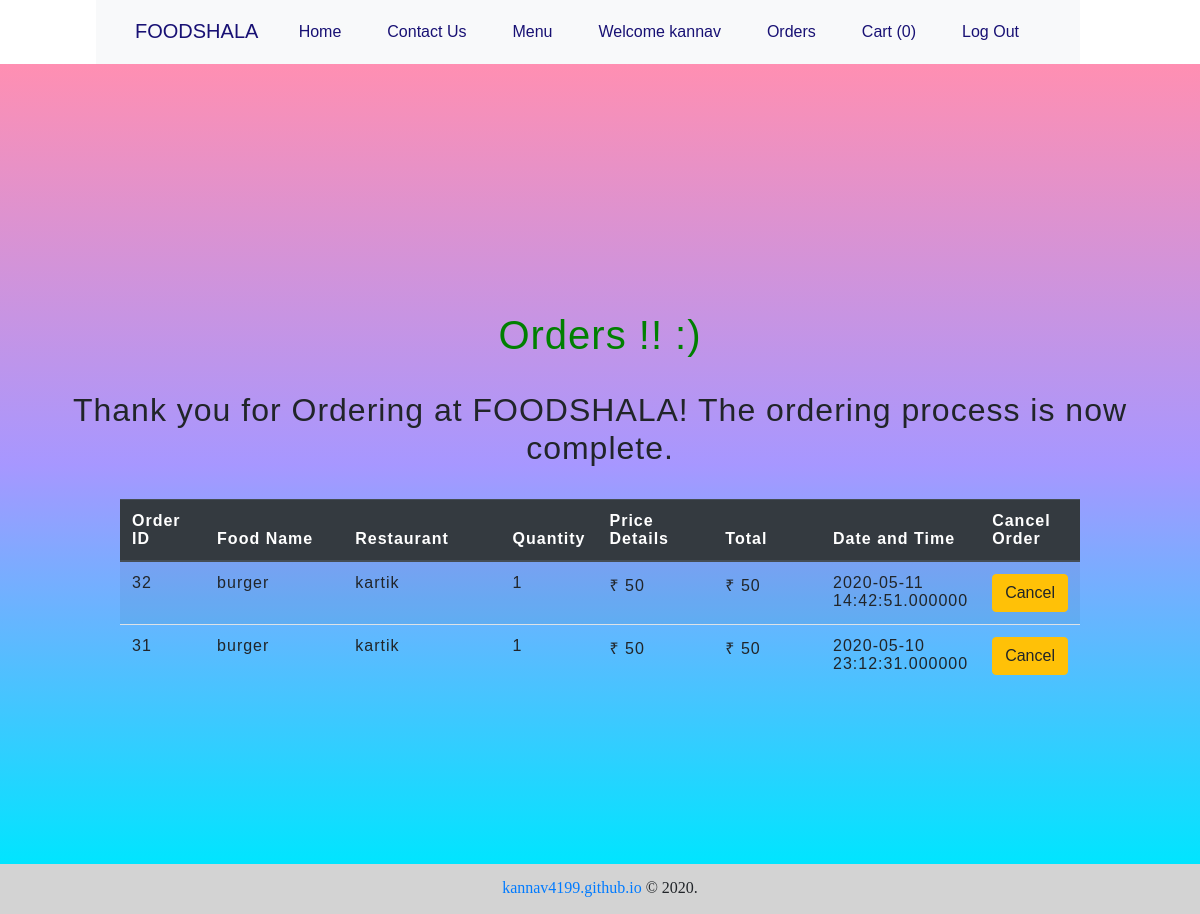
/orders.php (signed in), run on the app's committed database.
### tables this page shows
CREATE TABLE `orderss` (
  `oid` int(25) NOT NULL,
  `fid` int(25) NOT NULL,
  `username` varchar(35) NOT NULL,
  `rusername` varchar(30) NOT NULL,
  `fname` varchar(30) NOT NULL,
  `fprice` bigint(15) NOT NULL,
  `quantity` int(30) NOT NULL,
  `datwtime` datetime(6) NOT NULL
);

### orders.php (the view, shortened to what this page needs)
<?php
$hostname="localhost";
$user_name="root";
$password="stark";
$db="foodshala";
$con=mysqli_connect($hostname,$user_name,$password,$db);
       ?>
<html>
  <head>
    <?php include 'links.php' ?>
   <link rel="stylesheet" type="text/css" href="style.css">
  </head>
  <body>
    <nav class="navbar navbar-expand-lg navbar-light bg-light mynav" >
       <div class="container-fluid">
        <a href="index.php" class="navbar-brand">FOODSHALA</a>
        <div class="collapse navbar-collapse" id="navbarMenu">
         <ul class="nav navbar-nav text-center ml-auto">
           <li class="nav-item  nav-link active" ><a href="index.php" >Home</a></li>
           <li class="nav-item nav-link"><a href="contact.php">Contact Us</a></li>
           <li class="nav-item nav-link"><a href="foodlist.php"><span class="glyphicon glyphicon-cutlery"></span> Menu </a></li>
<?php
if(isset($_SESSION['login_user1'])){
?>
     <li class="nav-item nav-link">
  <a href="restaurantupdate.php"></span> Welcome <?php echo $_SESSION['login_user1']; ?> </a></li>
      <li class="nav-item nav-link"><a href="myrestaurant.php">MANAGER CONTROL PANEL</a></li>
       <li class="nav-item nav-link"><a href="logout_m.php"><span class="glyphicon glyphicon-log-out"></span> Log Out </a></li>
<?php
}
else if (isset($_SESSION['login_user2'])) {
  ?>
           <li class="nav-item nav-link"><a href="updateuser.php"><span class="glyphicon glyphicon-user"></span> Welcome <?php echo $_SESSION['login_user2']; ?> </a></li>
           <li class="nav-item nav-link active"><a href="orders.php"><span class="glyphicon glyphicon-user"></span> Orders </a></li>
              <li class="nav-item nav-link"><a href="cart.php"><span class="glyphicon glyphicon-shopping-cart"></span> Cart
              (<?php
              if(isset($_SESSION["cart"])){
              $count = count($_SESSION["cart"]);
              echo "$count";
            }
              else
                echo "0";
              ?>)
             </a></li>
             <li class="nav-item nav-link"><a href="logout_u.php"><span class="glyphicon glyphicon-log-out"></span> Log Out </a></li>
<?php
}
?>
       </div>
      </div>
    </nav>
<div id="form">
            <h1 class="text-center" style="color: green;"><span class="glyphicon glyphicon-ok-circle"></span> Orders !! :)</h1>
        <br>
<h2 class="text-center pb-4"> Thank you for Ordering at FOODSHALA! The ordering process is now complete.</h2>
<table class="table table-striped" style="width: 80%;align-items: center; justify-content: center;padding: auto; margin:auto;">
  <thead class="thead-dark">
<tr>
  <th width="10%">Order ID</th>
<th width="20%">Food Name</th>
<th width="20%">Restaurant</th>
<th width="10%">Quantity</th>
<th width="15%">Price Details</th>
<th width="15%">Total</th>
<th width="20%">Date and Time</th>
<th width="10%">Cancel Order</th>
</tr>
</thead>
<?php
$sql = "SELECT * FROM ORDERSS WHERE username=' ".$_SESSION['login_user2']."' ORDER BY oid DESC";
$result = $con->query( $sql) or die($con->error);
  while($row = $result-> fetch_assoc()){
?>
<tr>
  <td><?php echo $row['oid']  ?></td>
<td><?php echo $row['fname'] ?></td>
<td><?php echo $row['rusername'] ?></td>
<td><?php echo $row['quantity'] ?></td>
<td>&#8377; <?php echo $row['fprice'] ?></td>
  <td>&#8377; <?php $total=$row['fprice']*$row['quantity']; echo $total  ?></td>
  <td><?php  echo $row['datwtime']  ?></td>
      <td>  <a href="orders.php?oid=<?php echo $row['oid'];?>"><button type="button" class="btn btn-warning" value="delete" name="delete">Cancel </button></a>
        </td>
</tr>
<?php
}
?>
</table>
</div>
<footer>
  <span><a href="https://kannav4199.github.io">kannav4199.github.io</a> © 2020.<br><span>
</footer>
        </body>
</html>

### style.css (style rules this page uses)
* { box-sizing: border-box; }
body { margin: 0; padding: 0; font-family: 'Rubik Mono One', sans-serif; }
html,body { height: 100vh; }
.mynav { margin-right: 10% !important; margin-left: 8%; }
.mynav a { text-decoration:none; color:#181174 !important; margin-right: 8px; padding:8px 14px 8px 8px; border-bottom: 2px solid transparent; }
#form { background: linear-gradient(rgb(255, 143, 178) 0%, rgb(167, 151, 255) 50%, rgb(0, 229, 255) 100%); padding-top: 10%; padding-bottom: 50px; justify-content: center; align-content: center; text-align: center; min-height: 100%; margin:auto; padding:auto; letter-spacing: 1px; }
footer { text-align: center; font-family: 'Bitter', serif; width: 100% !important; min-height: 50px; position: relative; background-color: lightgrey; padding-top: 1%; }

### data on the page
orderss: oid "32", fname "burger", rusername "kartik", quantity "1", fprice "50", datwtime "2020-05-11 14:42:51.000000"
orderss: oid "31", fname "burger", rusername "kartik", quantity "1", fprice "50", datwtime "2020-05-10 23:12:31.000000"

### other printed values
$_SESSION['login_user2'] "kannav"
